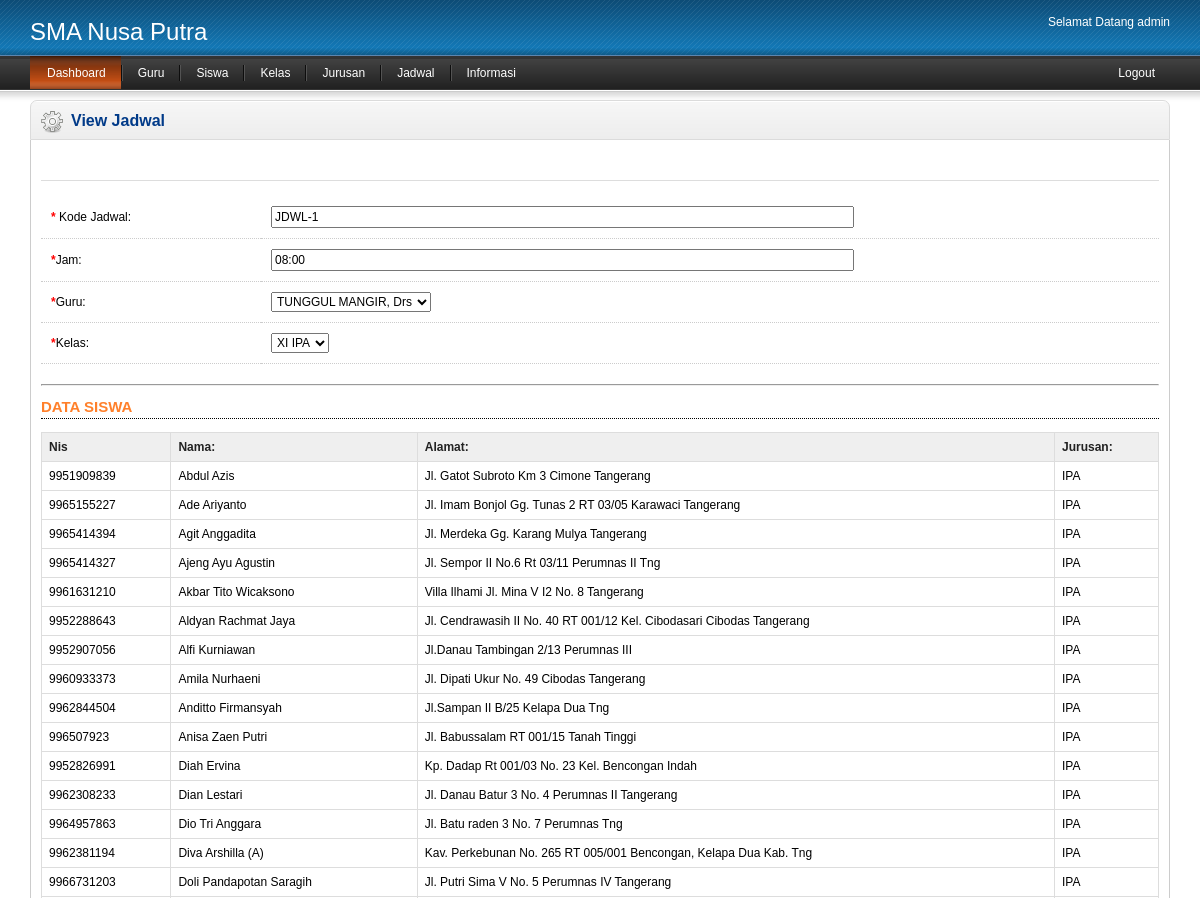
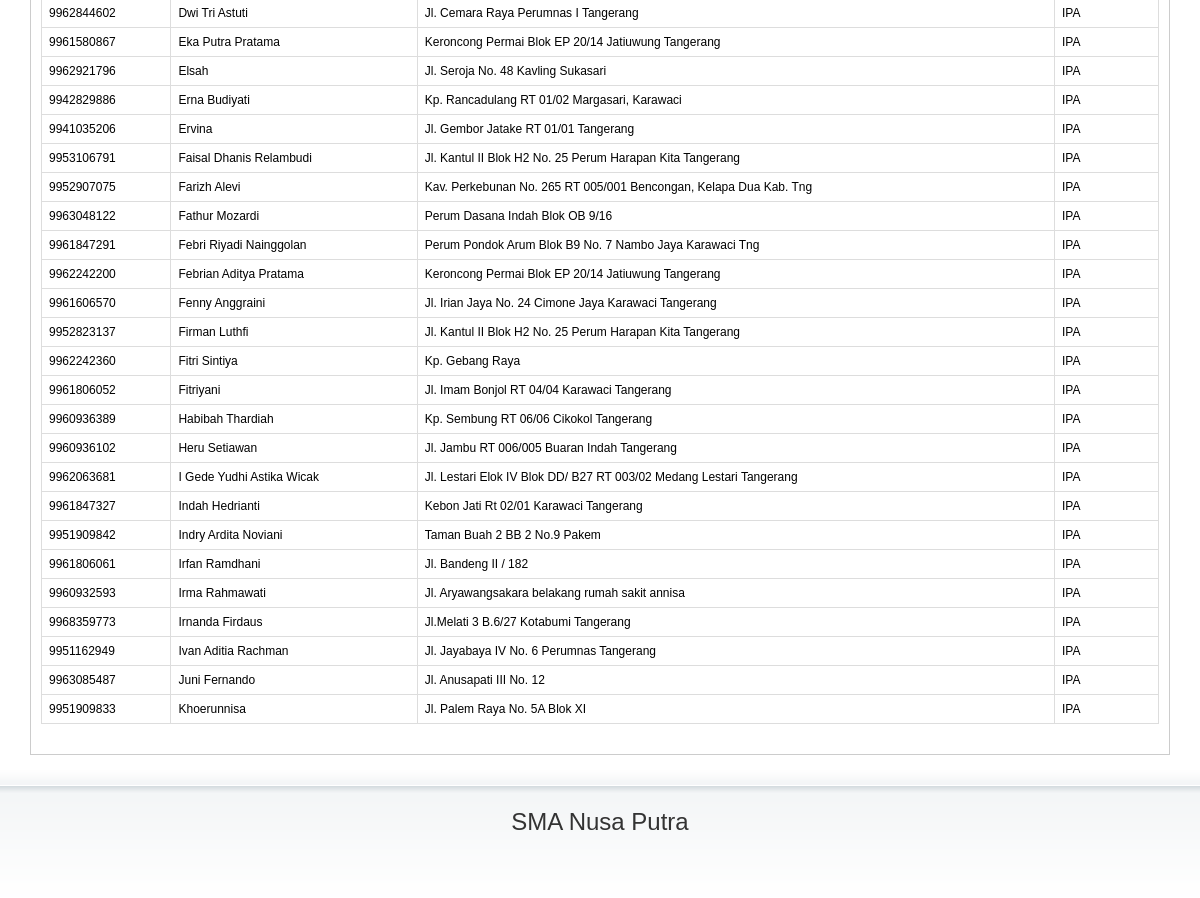
/admin/admin.php?page=jadwal/viewJadwal&id=1 (signed in), run on the app's committed database (2 pictures, top to bottom).
### tables this page shows
CREATE TABLE IF NOT EXISTS `jadwal` (
  `id_jdwl` int(11) NOT NULL AUTO_INCREMENT,
  `kd_jdwl` varchar(15) NOT NULL,
  `tgl_jdwl` date NOT NULL,
  `jam` varchar(8) NOT NULL,
  `id_guru` int(11) NOT NULL,
  `id_kls` int(11) NOT NULL,
  PRIMARY KEY (`id_jdwl`)
);

CREATE TABLE IF NOT EXISTS `guru` (
  `id_guru` int(11) NOT NULL AUTO_INCREMENT,
  `nip` varchar(15) NOT NULL,
  `nama_guru` varchar(25) NOT NULL,
  `mata_pelajaran` text NOT NULL,
  `password` varchar(15) NOT NULL,
  `foto` varchar(50) NOT NULL,
  PRIMARY KEY (`id_guru`)
);

CREATE TABLE IF NOT EXISTS `kelas` (
  `id_kls` int(11) NOT NULL AUTO_INCREMENT,
  `kd_kls` varchar(15) NOT NULL,
  `nama_kls` varchar(25) NOT NULL,
  PRIMARY KEY (`id_kls`)
);

CREATE TABLE IF NOT EXISTS `jadwal_detail` (
  `id_detail` int(11) NOT NULL AUTO_INCREMENT,
  `id_jdwl` varchar(15) NOT NULL,
  `id_siswa` varchar(15) NOT NULL,
  PRIMARY KEY (`id_detail`)
);

CREATE TABLE IF NOT EXISTS `siswa` (
  `id_siswa` int(11) NOT NULL AUTO_INCREMENT,
  `nis` varchar(12) NOT NULL,
  `nama_siswa` varchar(25) NOT NULL,
  `password` varchar(15) NOT NULL,
  `alamat` text NOT NULL,
  `id_jrsn` int(11) NOT NULL,
  PRIMARY KEY (`id_siswa`),
  UNIQUE KEY `nis` (`nis`)
);

CREATE TABLE IF NOT EXISTS `jurusan` (
  `id_jrsn` int(11) NOT NULL AUTO_INCREMENT,
  `kd_jrsn` varchar(15) NOT NULL,
  `nama_jrsn` varchar(25) NOT NULL,
  PRIMARY KEY (`id_jrsn`)
);

### admin/jadwal/viewJadwal.php (the view, shortened to what this page needs)
<?php
$id=$_GET['id'];
$a=mysql_query("select jadwal.*,guru.nama_guru,kelas.nama_kls  from jadwal join guru on jadwal.id_guru=guru.id_guru join kelas on jadwal.id_kls=kelas.id_kls where jadwal.id_jdwl='$id'");
$f=mysql_fetch_array($a);
?>
<div class="heading">
      <h1><img src="../image/product.png" alt="" /> View Jadwal</h1>
    </div>
     <div class="content">
<div id="tab-general">
          <div id="languages" class="htabs">
                      </div>
                    <div id="language1">
                    <form method="post">
            <table class="form" >
              <tr>
                <td><span class="required">*</span> Kode Jadwal:</td>
                <td><input type="text" name="kode" size="80" value="<?php echo $f[1]?>" id="kode" readonly />
                </td>
              </tr>
               <tr>
                <td><span class="required">*</span>Jam:</td>
                <td><input type="text" name="jam" value="<?php echo $f[3]?>" size="80" id="jam" /></td>
              </tr>
               <tr>
                <td><span class="required">*</span>Guru:</td>
                <td>
                <select name="guru">
                <option><?php echo $f[6]?></option>
                </select>
                </td>
              </tr>
              <tr>
                <td><span class="required">*</span>Kelas:</td>
                <td>
                <select name="kelas">
                <option><?php echo $f[7]?></option>
                </select>
                </td>
              </tr>
            </table>
            <hr />
            <h2>DATA SISWA</h2>
            <table id="module" class="list" >
      <thead>
            <tr>
              <td class="left">Nis</td>
              <td class="left">Nama:</td>
              <td class="left">Alamat:</td>
              <td class="left">Jurusan:</td>
            </tr>
        </thead>
        <tbody>
        <?php
		$rt=mysql_query("select jadwal_detail.id_jdwl,siswa.*,jurusan.nama_jrsn from jadwal_detail join siswa on jadwal_detail.id_siswa=siswa.nis join jurusan on siswa.id_jrsn=jurusan.id_jrsn where jadwal_detail.id_jdwl='$f[1]' ");
		while($o=mysql_fetch_array($rt)){ ?>
            <tr>
              <td class="left"><?php echo $o[2]?></td>
              <td class="left"><?php echo $o[3]?></td>
              <td class="left"><?php echo $o[5]?></td>
              <td class="left"><?php echo $o[7]?></td>
            </tr>
            <?php }?>
      </tbody>
        </table>
            </form>
          </div>
                  </div>
                  </div>

### css/stylesheet.css (style rules this page uses)
html { margin: 0; padding: 0; height: 100%; }
body { margin: 0; padding: 0; height: 100%; background: #FFFFFF; }
body, td, th, input, select, textarea, option, optgroup { font-family: Arial, Helvetica, sans-serif; font-size: 12px; color: #000000; }
input[type='text'], input[type='password'] { padding: 2px; }
select { padding: 1px; }
form { margin: 0; padding: 0; }
.required { color: #FF0000; font-weight: bold; }
.box > .heading { height: 38px; padding-left: 7px; padding-right: 7px; border: 1px solid #DBDBDB; background: url('../image/box.png') repeat-x; -webkit-border-radius: 7px 7px 0px 0px; -moz-border-radius: 7px 7px 0px 0px; -khtml-border-radius: 7px 7px 0px 0px; border-radius: 7px 7px 0px 0px; }
.box > .heading h1 { margin: 0px; padding: 11px 0px 0px 0px; color: #003A88; font-size: 16px; float: left; }
.box > .heading h1 img { float: left; margin-top: -1px; margin-left: 3px; margin-right: 8px; }
.box > .content h2 { text-transform: uppercase; color: #FF802B; font-size: 15px; font-weight: bold; padding-bottom: 3px; border-bottom: 1px dotted #000000; }
.box > .content { padding: 10px; border-left: 1px solid #CCCCCC; border-right: 1px solid #CCCCCC; border-bottom: 1px solid #CCCCCC; min-height: 300px; overflow: auto; }
.list { border-collapse: collapse; width: 100%; border-top: 1px solid #DDDDDD; border-left: 1px solid #DDDDDD; margin-bottom: 20px; }
.list td { border-right: 1px solid #DDDDDD; border-bottom: 1px solid #DDDDDD; }
.list thead td { background-color: #EFEFEF; padding: 0px 5px; }
.list thead td a, .list thead td { text-decoration: none; color: #222222; font-weight: bold; }
.list tbody td { vertical-align: middle; padding: 0px 5px; background: #FFFFFF; }
.list .left { text-align: left; padding: 7px; }
table.form { width: 100%; border-collapse: collapse; margin-bottom: 20px; }
table.form > tbody > tr > td:first-child { width: 200px; }
table.form > tbody > tr > td { padding: 10px; color: #000000; border-bottom: 1px dotted #CCCCCC; }
.htabs { padding: 0px 0px 0px 10px; height: 30px; line-height: 16px; border-bottom: 1px solid #DDDDDD; margin-bottom: 15px; }

### data on the page
jadwal: kode "JDWL-1", jam "08:00", guru "TUNGGUL MANGIR, Drs", kelas "XI IPA"
jadwal_detail: siswa.nis "9951909839", siswa.nama_siswa "Abdul Azis", siswa.alamat "Jl. Gatot Subroto Km 3 Cimone Tangerang", jurusan.nama_jrsn "IPA"
jadwal_detail: siswa.nis "9965155227", siswa.nama_siswa "Ade Ariyanto", siswa.alamat "Jl. Imam Bonjol Gg. Tunas 2 RT 03/05 Karawaci Tangerang", jurusan.nama_jrsn "IPA"
jadwal_detail: siswa.nis "9965414394", siswa.nama_siswa "Agit Anggadita", siswa.alamat "Jl. Merdeka Gg. Karang Mulya Tangerang", jurusan.nama_jrsn "IPA"
jadwal_detail: siswa.nis "9965414327", siswa.nama_siswa "Ajeng Ayu Agustin", siswa.alamat "Jl. Sempor II No.6 Rt 03/11 Perumnas II Tng", jurusan.nama_jrsn "IPA"
jadwal_detail: siswa.nis "9961631210", siswa.nama_siswa "Akbar Tito Wicaksono", siswa.alamat "Villa Ilhami Jl. Mina V I2 No. 8 Tangerang", jurusan.nama_jrsn "IPA"
jadwal_detail: siswa.nis "9952288643", siswa.nama_siswa "Aldyan Rachmat Jaya", siswa.alamat "Jl. Cendrawasih II No. 40 RT 001/12 Kel. Cibodasari Cibodas Tangerang", jurusan.nama_jrsn "IPA"
jadwal_detail: siswa.nis "9952907056", siswa.nama_siswa "Alfi Kurniawan", siswa.alamat "Jl.Danau Tambingan 2/13 Perumnas III", jurusan.nama_jrsn "IPA"
jadwal_detail: siswa.nis "9960933373", siswa.nama_siswa "Amila Nurhaeni", siswa.alamat "Jl. Dipati Ukur No. 49 Cibodas Tangerang", jurusan.nama_jrsn "IPA"
jadwal_detail: siswa.nis "9962844504", siswa.nama_siswa "Anditto Firmansyah", siswa.alamat "Jl.Sampan II B/25 Kelapa Dua Tng", jurusan.nama_jrsn "IPA"
jadwal_detail: siswa.nis "996507923", siswa.nama_siswa "Anisa Zaen Putri", siswa.alamat "Jl. Babussalam RT 001/15 Tanah Tinggi", jurusan.nama_jrsn "IPA"
jadwal_detail: siswa.nis "9952826991", siswa.nama_siswa "Diah Ervina", siswa.alamat "Kp. Dadap Rt 001/03 No. 23 Kel. Bencongan Indah", jurusan.nama_jrsn "IPA"
jadwal_detail: siswa.nis "9962308233", siswa.nama_siswa "Dian Lestari", siswa.alamat "Jl. Danau Batur 3 No. 4 Perumnas II Tangerang", jurusan.nama_jrsn "IPA"
jadwal_detail: siswa.nis "9964957863", siswa.nama_siswa "Dio Tri Anggara", siswa.alamat "Jl. Batu raden 3 No. 7 Perumnas Tng", jurusan.nama_jrsn "IPA"
jadwal_detail: siswa.nis "9962381194", siswa.nama_siswa "Diva Arshilla (A)", siswa.alamat "Kav. Perkebunan No. 265 RT 005/001 Bencongan, Kelapa Dua Kab. Tng", jurusan.nama_jrsn "IPA"
jadwal_detail: siswa.nis "9966731203", siswa.nama_siswa "Doli Pandapotan Saragih", siswa.alamat "Jl. Putri Sima V No. 5 Perumnas IV Tangerang", jurusan.nama_jrsn "IPA"
jadwal_detail: siswa.nis "9962844602", siswa.nama_siswa "Dwi Tri Astuti", siswa.alamat "Jl. Cemara Raya Perumnas I Tangerang", jurusan.nama_jrsn "IPA"
jadwal_detail: siswa.nis "9961580867", siswa.nama_siswa "Eka Putra Pratama", siswa.alamat "Keroncong Permai Blok EP 20/14 Jatiuwung Tangerang", jurusan.nama_jrsn "IPA"
jadwal_detail: siswa.nis "9962921796", siswa.nama_siswa "Elsah", siswa.alamat "Jl. Seroja No. 48 Kavling Sukasari", jurusan.nama_jrsn "IPA"
jadwal_detail: siswa.nis "9942829886", siswa.nama_siswa "Erna Budiyati", siswa.alamat "Kp. Rancadulang RT 01/02 Margasari, Karawaci", jurusan.nama_jrsn "IPA"
jadwal_detail: siswa.nis "9941035206", siswa.nama_siswa "Ervina", siswa.alamat "Jl. Gembor Jatake RT 01/01 Tangerang", jurusan.nama_jrsn "IPA"
jadwal_detail: siswa.nis "9953106791", siswa.nama_siswa "Faisal Dhanis Relambudi", siswa.alamat "Jl. Kantul II Blok H2 No. 25 Perum Harapan Kita Tangerang", jurusan.nama_jrsn "IPA"
jadwal_detail: siswa.nis "9952907075", siswa.nama_siswa "Farizh Alevi", siswa.alamat "Kav. Perkebunan No. 265 RT 005/001 Bencongan, Kelapa Dua Kab. Tng", jurusan.nama_jrsn "IPA"
jadwal_detail: siswa.nis "9963048122", siswa.nama_siswa "Fathur Mozardi", siswa.alamat "Perum Dasana Indah Blok OB 9/16", jurusan.nama_jrsn "IPA"
jadwal_detail: siswa.nis "9961847291", siswa.nama_siswa "Febri Riyadi Nainggolan", siswa.alamat "Perum Pondok Arum Blok B9 No. 7 Nambo Jaya Karawaci Tng", jurusan.nama_jrsn "IPA"
jadwal_detail: siswa.nis "9962242200", siswa.nama_siswa "Febrian Aditya Pratama", siswa.alamat "Keroncong Permai Blok EP 20/14 Jatiuwung Tangerang", jurusan.nama_jrsn "IPA"
jadwal_detail: siswa.nis "9961606570", siswa.nama_siswa "Fenny Anggraini", siswa.alamat "Jl. Irian Jaya No. 24 Cimone Jaya Karawaci Tangerang", jurusan.nama_jrsn "IPA"
jadwal_detail: siswa.nis "9952823137", siswa.nama_siswa "Firman Luthfi", siswa.alamat "Jl. Kantul II Blok H2 No. 25 Perum Harapan Kita Tangerang", jurusan.nama_jrsn "IPA"
jadwal_detail: siswa.nis "9962242360", siswa.nama_siswa "Fitri Sintiya", siswa.alamat "Kp. Gebang Raya", jurusan.nama_jrsn "IPA"
jadwal_detail: siswa.nis "9961806052", siswa.nama_siswa "Fitriyani", siswa.alamat "Jl. Imam Bonjol RT 04/04 Karawaci Tangerang", jurusan.nama_jrsn "IPA"
jadwal_detail: siswa.nis "9960936389", siswa.nama_siswa "Habibah Thardiah", siswa.alamat "Kp. Sembung RT 06/06 Cikokol Tangerang", jurusan.nama_jrsn "IPA"
jadwal_detail: siswa.nis "9960936102", siswa.nama_siswa "Heru Setiawan", siswa.alamat "Jl. Jambu RT 006/005 Buaran Indah Tangerang", jurusan.nama_jrsn "IPA"
jadwal_detail: siswa.nis "9962063681", siswa.nama_siswa "I Gede Yudhi Astika Wicak", siswa.alamat "Jl. Lestari Elok IV Blok DD/ B27 RT 003/02 Medang Lestari Tangerang", jurusan.nama_jrsn "IPA"
jadwal_detail: siswa.nis "9961847327", siswa.nama_siswa "Indah Hedrianti", siswa.alamat "Kebon Jati Rt 02/01 Karawaci Tangerang", jurusan.nama_jrsn "IPA"
jadwal_detail: siswa.nis "9951909842", siswa.nama_siswa "Indry Ardita Noviani", siswa.alamat "Taman Buah 2 BB 2 No.9 Pakem", jurusan.nama_jrsn "IPA"
jadwal_detail: siswa.nis "9961806061", siswa.nama_siswa "Irfan Ramdhani", siswa.alamat "Jl. Bandeng II / 182", jurusan.nama_jrsn "IPA"
jadwal_detail: siswa.nis "9960932593", siswa.nama_siswa "Irma Rahmawati", siswa.alamat "Jl. Aryawangsakara belakang rumah sakit annisa", jurusan.nama_jrsn "IPA"
jadwal_detail: siswa.nis "9968359773", siswa.nama_siswa "Irnanda Firdaus", siswa.alamat "Jl.Melati 3 B.6/27 Kotabumi Tangerang", jurusan.nama_jrsn "IPA"
jadwal_detail: siswa.nis "9951162949", siswa.nama_siswa "Ivan Aditia Rachman", siswa.alamat "Jl. Jayabaya IV No. 6 Perumnas Tangerang", jurusan.nama_jrsn "IPA"
jadwal_detail: siswa.nis "9963085487", siswa.nama_siswa "Juni Fernando", siswa.alamat "Jl. Anusapati III No. 12", jurusan.nama_jrsn "IPA"
jadwal_detail: siswa.nis "9951909833", siswa.nama_siswa "Khoerunnisa", siswa.alamat "Jl. Palem Raya No. 5A Blok XI", jurusan.nama_jrsn "IPA"

### other printed values
$_SESSION['username'] "admin"
